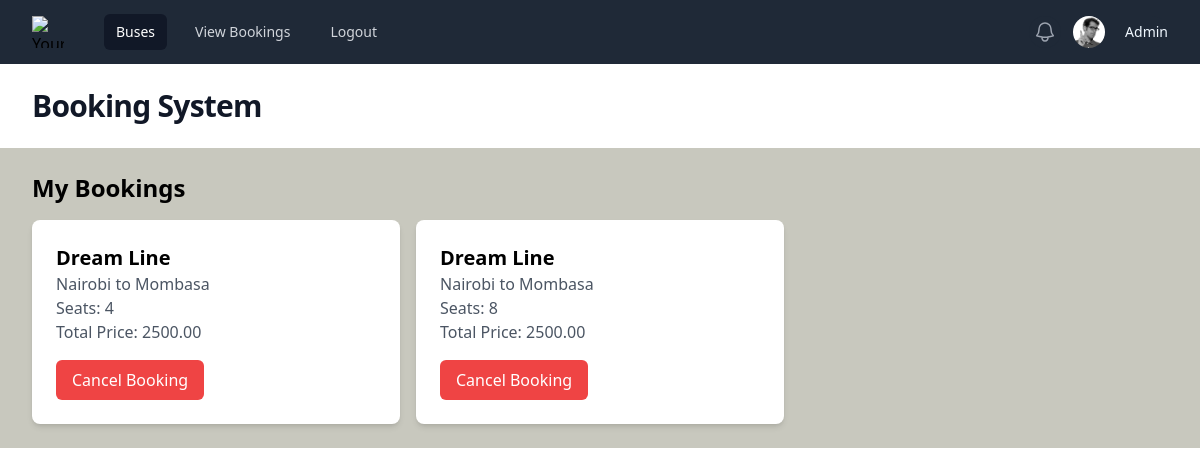
The page /bookings/ (signed in) on the database its author committed.
### base/models.py (models this page shows, shortened)
class Booking(models.Model):
    STATUS_CHOICES = (
        ('PENDING', 'Pending'),
        ('CONFIRMED', 'Confirmed'),
        ('CANCELLED', 'Cancelled'),
    )
    user = models.ForeignKey(User, on_delete=models.CASCADE, related_name='bookings')
    schedule = models.ForeignKey(Schedule, on_delete=models.CASCADE, related_name='bookings')
    seats_booked = models.PositiveIntegerField(validators=[MinValueValidator(1), MaxValueValidator(10)])
    total_price = models.DecimalField(max_digits=10, decimal_places=2, validators=[MinValueValidator(0)])
    booking_date = models.DateTimeField(auto_now_add=True)
    status = models.CharField(max_length=10, choices=STATUS_CHOICES, default='PENDING')

class Schedule(models.Model):
    bus = models.ForeignKey(Bus, on_delete=models.CASCADE, related_name='schedules')
    route = models.ForeignKey(Route, on_delete=models.CASCADE, related_name='schedules')
    departure_time = models.DateTimeField()
    arrival_time = models.DateTimeField()
    price = models.DecimalField(max_digits=10, decimal_places=2, validators=[MinValueValidator(0)])
    available_seats = models.PositiveIntegerField(default=40)

class Bus(models.Model):
    bus_name = models.CharField(max_length=100)
    bus_number = models.CharField(max_length=20, unique=True)
    total_seats = models.PositiveIntegerField(default=40)
    amenities = models.TextField(blank=True, null=True)  # e.g., WiFi, AC, Charging Ports
    image = models.ImageField(upload_to='buses/', default='bus.jpg' , blank=True)
    class Meta:
        verbose_name_plural = 'Buses'

class Route(models.Model):
    source = models.CharField(max_length=100)
    destination = models.CharField(max_length=100)

### base/views.py (the view)
# urls.py: path('bookings/', views.booking_list, name='booking_list'),
@login_required(login_url='login_view')
def booking_list(request):
    bookings = Booking.objects.filter(user=request.user)
    return render(request, 'base/booking_list.html', {'bookings': bookings})

### base/templates/base/booking_list.html
{% extends 'base/index.html' %}
{% block content %}
<h1 class="text-2xl font-bold mb-4">My Bookings</h1>
<div class="grid grid-cols-1 gap-4 sm:grid-cols-2 lg:grid-cols-3">
    {% for booking in bookings %}
    <div class="bg-white p-6 rounded-lg shadow-md">
        <h2 class="text-xl font-semibold">{{ booking.schedule.bus.bus_name }}</h2>
        <p class="text-gray-600">{{ booking.schedule.route.source }} to {{ booking.schedule.route.destination }}</p>
        <p class="text-gray-600">Seats: {{ booking.seats_booked }}</p>
        <p class="text-gray-600">Total Price: {{ booking.total_price }}</p>
        <a href="{% url 'booking_delete' booking.id %}" class="mt-4 inline-block bg-red-500 text-white px-4 py-2 rounded-md hover:bg-red-600">Cancel Booking</a>
    </div>
    {% endfor %}
</div>
{% endblock %}

### base/templates/base/index.html (shortened to what this page needs)
{% load static %}
<!DOCTYPE html>
<html lang="en">
<head>
    <script src="https://cdn.tailwindcss.com"></script>
</head>
<body>
<div class="min-h-full">
    <nav class="bg-gray-800">
      <div class="mx-auto max-w-7xl px-4 sm:px-6 lg:px-8">
        <div class="flex h-16 items-center justify-between">
          <div class="flex items-center">
            <div class="shrink-0">
              <img class="size-8" src="https://tailwindcss.com/plus-assets/img/logos/mark.svg?color=indigo&shade=500" alt="Your Company">
            </div>
            <div class="hidden md:block">
              <div class="ml-10 flex items-baseline space-x-4">
                <a href="{% url 'bus_list' %}" class="rounded-md bg-gray-900 px-3 py-2 text-sm font-medium text-white" aria-current="page">Buses</a>
                <a href="{% url 'booking_list' %}" class="rounded-md px-3 py-2 text-sm font-medium text-gray-300 hover:bg-gray-700 hover:text-white">View Bookings</a>
                <a href="{% url 'logout_view' %}" class="rounded-md px-3 py-2 text-sm font-medium text-gray-300 hover:bg-gray-700 hover:text-white">Logout</a>
              </div>
            </div>
          </div>
          <div class="hidden md:block">
            <div class="ml-4 flex items-center md:ml-6">
              <button type="button" class="relative rounded-full bg-gray-800 p-1 text-gray-400 hover:text-white focus:ring-2 focus:ring-white focus:ring-offset-2 focus:ring-offset-gray-800 focus:outline-hidden">
                <span class="absolute -inset-1.5"></span>
              </button>
              <div class="relative ml-3">
                <div>
                  <button type="button" class="relative flex max-w-xs items-center rounded-full bg-gray-800 text-sm focus:ring-2 focus:ring-white focus:ring-offset-2 focus:ring-offset-gray-800 focus:outline-hidden" id="user-menu-button" aria-expanded="false" aria-haspopup="true">
                    <span class="absolute -inset-1.5"></span>
                    <img class="size-8 rounded-full" src="{% static 'images/default.jpg' %}" alt="">
                    <p style="color: aliceblue; padding-left:20px;">{{request.user}}</p>
                  </button>
                </div>
              </div>
            </div>
          </div>
        </div>
      </div>
    </nav>
    <header class="bg-white shadow-sm">
      <div class="mx-auto max-w-7xl px-4 py-6 sm:px-6 lg:px-8">
        <h1 class="text-3xl font-bold tracking-tight text-gray-900">Booking System</h1>
      </div>
    </header>
    <main>
      <div class="mx-auto max-w-7xl px-4 py-6 sm:px-6 lg:px-8" style="background-color: rgb(200, 200, 190);">
        {% block content %}
        {% endblock %}
      </div>
    </main>
</div>
</body>
</html>

### rows shown on the page
Booking: schedule.bus.bus_name "Dream Line", schedule.route.source "Nairobi", schedule.route.destination "Mombasa", seats_booked "4", total_price "2500.00"
Booking: schedule.bus.bus_name "Dream Line", schedule.route.source "Nairobi", schedule.route.destination "Mombasa", seats_booked "8", total_price "2500.00"

### other values the page prints
{{ request.user }} "Admin"
